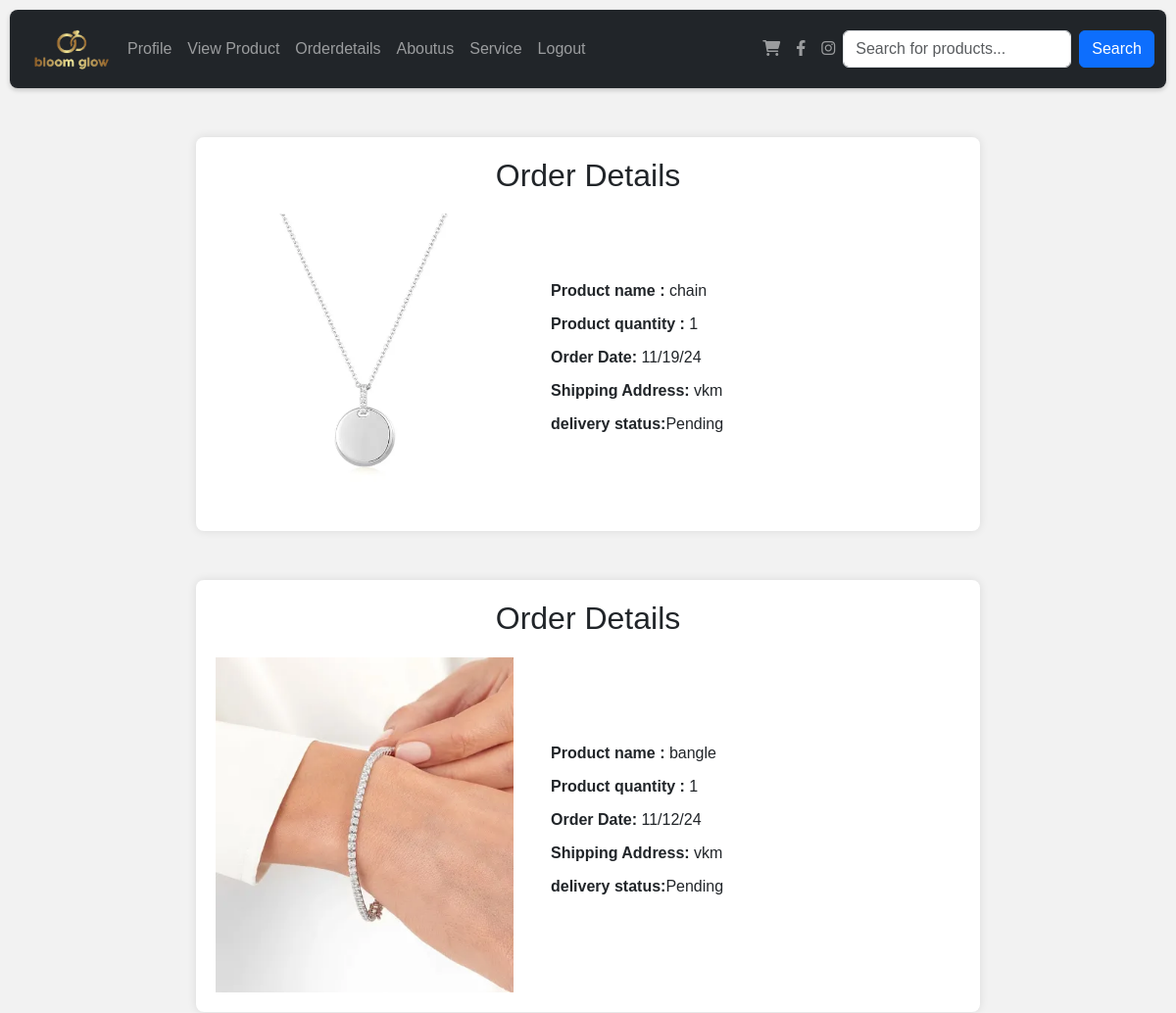
Page /orderdetails (signed in, upper part) on the earlier database version.
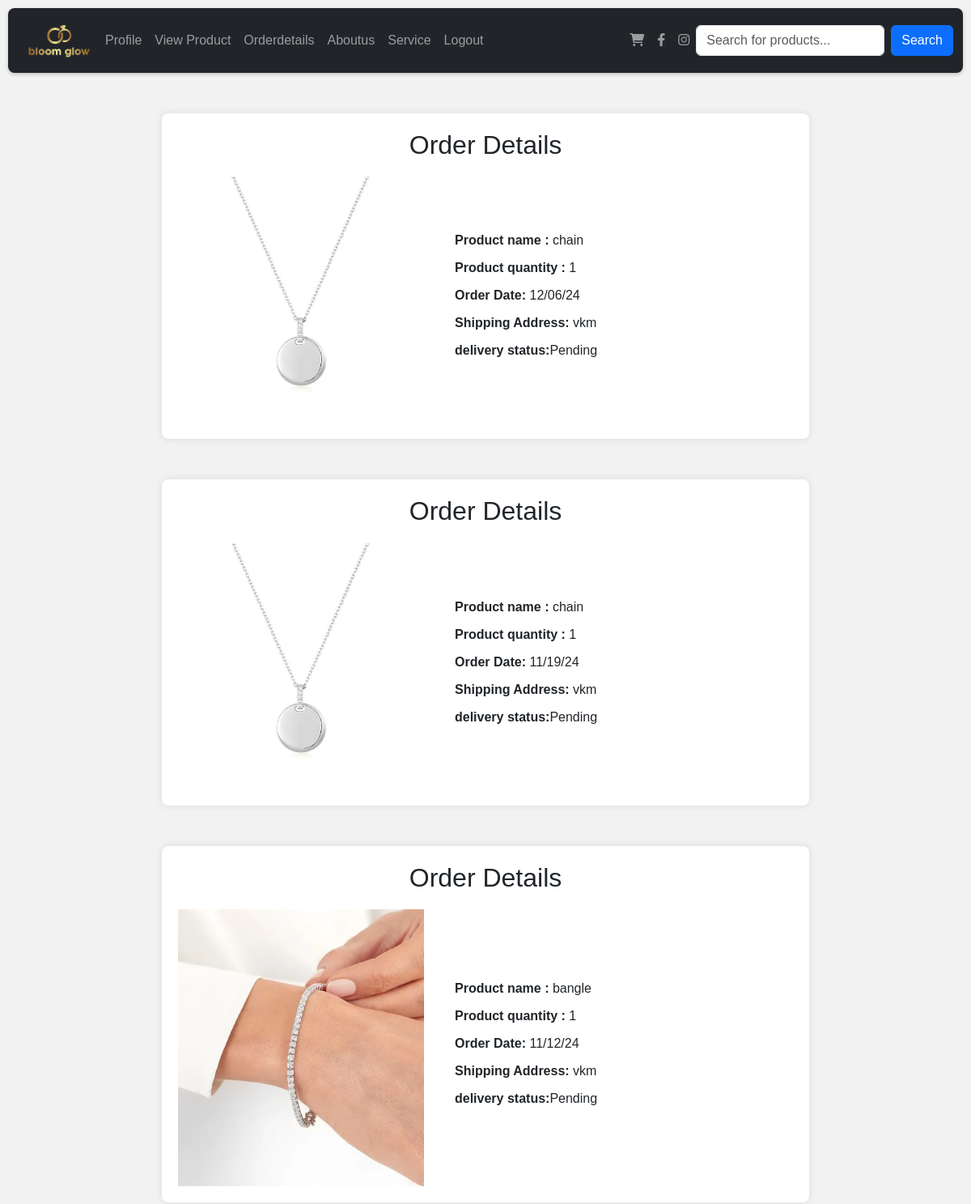
Same page on the later database version.
### app/models.py (models this page shows, shortened)
class Buy(models.Model):
    product = models.ForeignKey(Product,on_delete=models.CASCADE)
    user = models.ForeignKey(Register,on_delete=models.CASCADE)
    date_of_buying = models.TextField()
    quantity = models.IntegerField()
    price = models.IntegerField()
    DELIVERY_STATUS_CHOICES = [
        ("Pending", "Pending"),
        ("Shipped", "Shipped"),
        ("In Transit", "In Transit"),
        ("Delivered", "Delivered"),
    ]
    delivery_status = models.CharField(
        max_length=20, choices=DELIVERY_STATUS_CHOICES, default="Pending"
    )

class Product(models.Model):
    shop = models.ForeignKey(Shopreg,on_delete=models.CASCADE)
    name = models.TextField()
    discription = models.TextField()
    price = models.IntegerField()
    quantity = models.IntegerField()
    offerprice = models.IntegerField()
    image = models.FileField()

class Register(models.Model):
    Email = models.EmailField(unique=True)
    name = models.TextField()
    phonenumber = models.IntegerField()
    password = models.TextField()
    location= models.TextField()

### app/views.py (the view)
# urls.py: path('orderdetails',views.orderdetails),
def orderdetails(req):
    data=Buy.objects.filter(user=get_usr(req))[::-1]
    return render(req,'user/orderdetails.html',{'data':data})

### app/views.py (called while the page is built)
def get_usr(req):
    data=Register.objects.get(Email=req.session['user'])
    return data

### template/user/orderdetails.html (shortened to what this page needs)
<!DOCTYPE html>
<html lang="en">
<head>
    <link href="https://cdn.jsdelivr.net/npm/bootstrap@5.3.3/dist/css/bootstrap.min.css" rel="stylesheet">
  <link href="https://cdnjs.cloudflare.com/ajax/libs/font-awesome/6.0.0-beta3/css/all.min.css" rel="stylesheet">
</head>
<body>
  <nav id="nav" class="navbar navbar-expand-sm navbar-dark bg-dark">
    <div class="container-fluid">
      <a href="../userhome" class="logo"  >
        <img src="../static/logo.png" alt="logo" width="100px">
      </a>
      <div class="collapse navbar-collapse" id="mynavbar">
        <ul class="navbar-nav me-auto">
          <li class="nav-item">
            <a class="nav-link" href="../profile">Profile</a>
          </li>
          <li class="nav-item">
            <a class="nav-link" href="../userviewproduct">View Product</a>
          </li>
          <li class="nav-item">
            <a class="nav-link" href="../orderdetails">Orderdetails</a>
          </li>
        <li class="nav-item">
          <a class="nav-link" href="../aboutus">Aboutus</a>
        </li>
      <li class="nav-item">
        <a class="nav-link" href="../service">Service</a>
      </li>
          <li class="nav-item">
            <a class="nav-link" href="../logout">Logout</a>
          </li>
        </ul>
         <ul class="navbar-nav d-flex">
          <li class="nav-item">
            <a class="nav-link" href="../user_view_cart" target="_blank">
              <i class="fas fa-shopping-cart"></i>
            </a>
          </li>
          <li class="nav-item">
            <a class="nav-link" href="https://facebook.com" target="_blank">
              <i class="fab fa-facebook-f"></i>
            </a>
          </li>
          <li class="nav-item">
            <a class="nav-link" href="https://instagram.com" target="_blank">
              <i class="fab fa-instagram"></i>
            </a>
          </li>
        </ul>
    <form class="d-flex" method="post" action="{% url 'product_search' %}">
      <input type="text" class="form-control me-2" name="query" placeholder="Search for products...">
      <button type="submit" class="btn btn-primary">Search</button>
    </form>
      </div>
    </div>
  </nav>
   {% for i in data %}
   <div class="order-container">
       <h2>Order Details</h2>
       <div class="order-row">
           <div class="order-left">
               <img src="{{i.product.image.url}}" alt="Product Image" style="width:100%;">
           </div>
           <div class="order-right">
               <p><strong>Product name :</strong> {{i.product.name}}</p>
               <p><strong>Product quantity :</strong> {{i.quantity}}</p>
               <p><strong>Order Date:</strong> {{i.date_of_buying}}</p>
               <p><strong>Shipping Address:</strong> {{i.user.location}}</p>
               <p><strong>delivery status:</strong>{{ i.delivery_status }} </p>
           </div>
       </div>
   </div>
   {% endfor %}
</body>
</html>

Differences in the rows shown:
added Buy: product.image (picture), product.name "chain", quantity "1", date_of_buying "12/06/24", user.location "vkm", delivery_status "Pending"
